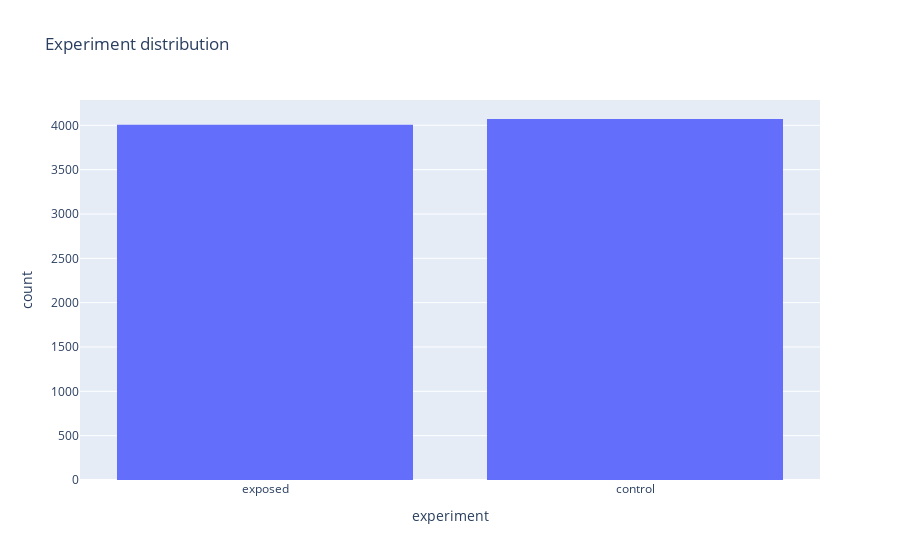

Notebook source saved alongside this figure:
### Markdown cell above
#### Plots

### Code cell
fig = px.histogram(data, x="experiment", title="Experiment distribution")
fig.show()

### Figure 1 — Plotly figure (JSON) as saved in the notebook; plotly's stock layout.template omitted (floating-point values rounded to 4 significant figures; data arrays with more than 128 entries replaced by an {"elided": "..."} marker saying what was removed)
{"data": [{"alignmentgroup": "True", "bingroup": "x", "hovertemplate": "experiment=%{x}<br>count=%{y}<extra></extra>", "legendgroup": "", "marker": {"color": "#636efa", "pattern": {"shape": ""}}, "name": "", "offsetgroup": "", "orientation": "v", "showlegend": false, "type": "histogram", "x": {"elided": "8077 str values"}, "xaxis": "x", "yaxis": "y"}], "layout": {"barmode": "relative", "legend": {"tracegroupgap": 0}, "title": {"text": "Experiment distribution"}, "xaxis": {"anchor": "y", "domain": [0, 1], "title": {"text": "experiment"}}, "yaxis": {"anchor": "x", "domain": [0, 1], "title": {"text": "count"}}}}
